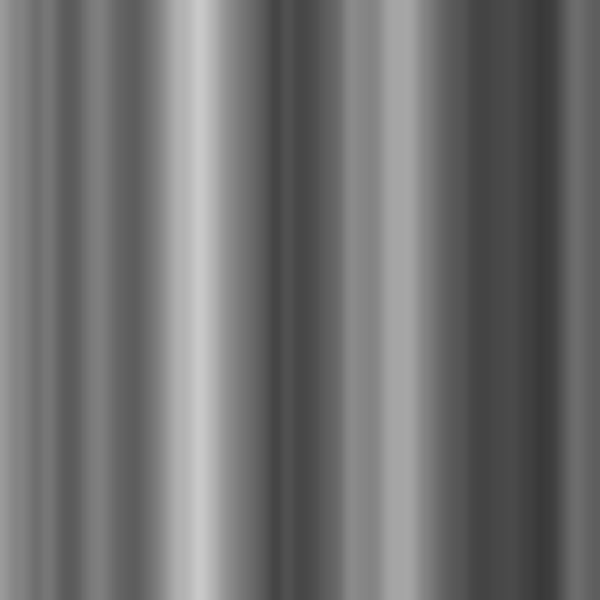
Frame 1 (no input)
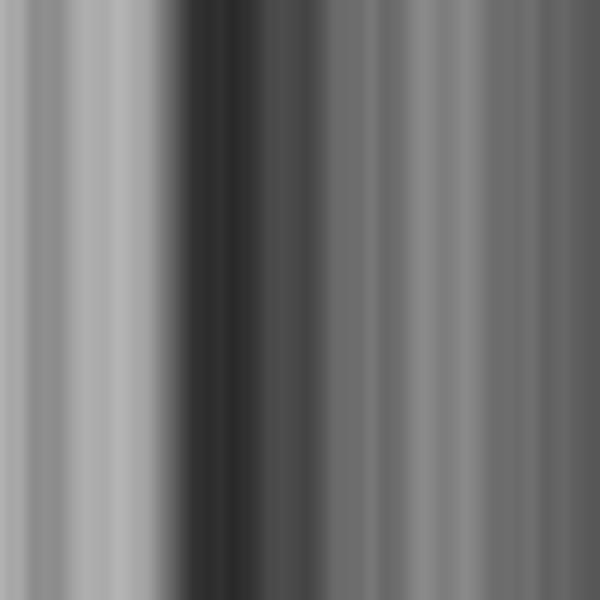
Frame 60 (the mouse pressed at the canvas centre just before this capture)
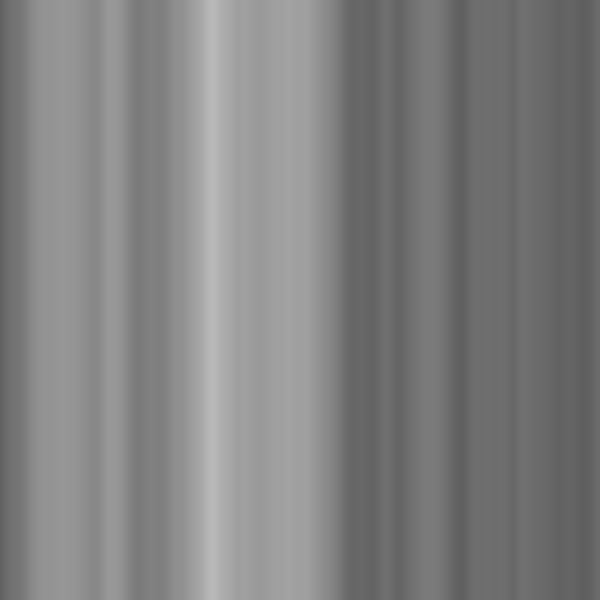
Frame 120 (the mouse held since frame 60 and released just before this capture)

The Processing sketch that drew these frames (run headless with seeded random() and noise(); from frame 60 on, the mouse is pressed at the canvas centre):

// Processing sketch: perlinpix
// ── perlinpix.pde
float xoff=0;
float yoff=0;

void setup() {
  size(600, 600);
}




void draw() {
  loadPixels();

  for (int x =0; x < width; x++) {
    xoff+=0.01;
    for (int y = 0; y < height; y++) {

      int index = int(x)+ int(y)*width;

      float c =map(noise(xoff,yoff),0,1,0,255); //random(255);

      pixels[index]=color(c);
      
      yoff=0.01;
    }
  }

  updatePixels();
}
